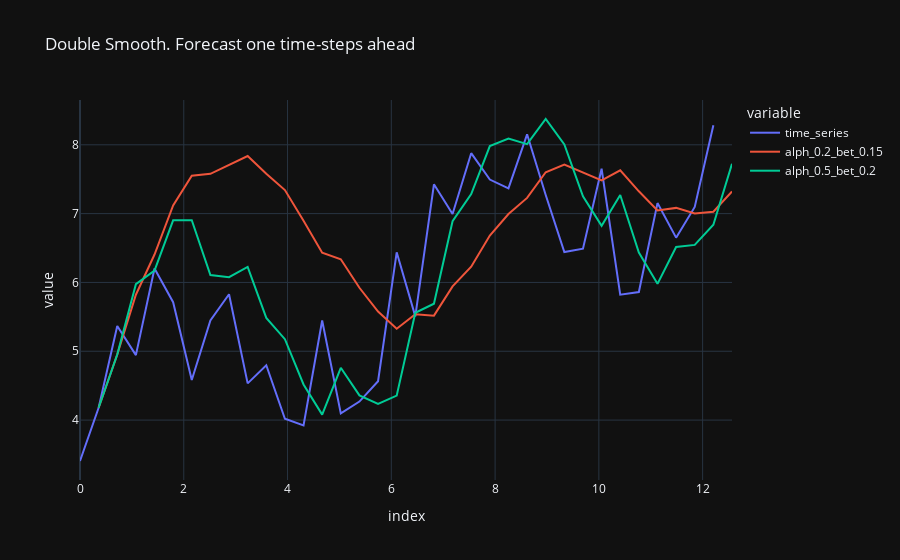

Write notebook code for a chart like this one.
### Code cell
interval, d = random_time_series(num_points=35,)
alpha1, alpha2 = 0.2, 0.5
beta1, beta2 = 0.15, 0.2
time_series = np.append(d, [np.nan for _ in range(m)])

double1 = __double(
    ts=d,
    alpha=alpha1,
    beta=beta1,
    m=1,
)

double2 = __double(
    ts=d,
    beta=beta2,
    alpha=alpha2,
    m=1,
)

df = pd.DataFrame(
    {
        'time_series': time_series,
        f'alph_{alpha1}_bet_{beta1}': double1,
        f'alph_{alpha2}_bet_{beta2}': double2,
    },
    index=interval,
)
df.index = interval

fig = df.plot(
    backend='plotly',
    title=f'Double Smooth. Forecast one time-steps ahead',
)

fig.update_layout(template="plotly_dark",)

### Figure 1 — Plotly figure (JSON) as saved in the notebook; plotly's stock layout.template omitted (floating-point values rounded to 4 significant figures)
{"data": [{"hovertemplate": "variable=time_series<br>index=%{x}<br>value=%{y}<extra></extra>", "legendgroup": "time_series", "line": {"color": "#636efa", "dash": "solid"}, "marker": {"symbol": "circle"}, "mode": "lines", "name": "time_series", "orientation": "v", "showlegend": true, "type": "scatter", "x": [0, 0.359, 0.7181, 1.077, 1.436, 1.795, 2.154, 2.513, 2.872, 3.231, 3.59, 3.949, 4.308, 4.668, 5.027, 5.386, 5.745, 6.104, 6.463, 6.822, 7.181, 7.54, 7.899, 8.258, 8.617, 8.976, 9.335, 9.694, 10.05, 10.41, 10.77, 11.13, 11.49, 11.85, 12.21, 12.57], "xaxis": "x", "y": [3.405, 4.179, 5.367, 4.944, 6.203, 5.714, 4.583, 5.449, 5.829, 4.534, 4.796, 4.019, 3.921, 5.447, 4.098, 4.269, 4.565, 6.438, 5.507, 7.426, 6.994, 7.878, 7.495, 7.367, 8.152, 7.27, 6.441, 6.49, 7.652, 5.821, 5.861, 7.153, 6.651, 7.097, 8.283, null], "yaxis": "y"}, {"hovertemplate": "variable=alph_0.2_bet_0.15<br>index=%{x}<br>value=%{y}<extra></extra>", "legendgroup": "alph_0.2_bet_0.15", "line": {"color": "#EF553B", "dash": "solid"}, "marker": {"symbol": "circle"}, "mode": "lines", "name": "alph_0.2_bet_0.15", "orientation": "v", "showlegend": true, "type": "scatter", "x": [0, 0.359, 0.7181, 1.077, 1.436, 1.795, 2.154, 2.513, 2.872, 3.231, 3.59, 3.949, 4.308, 4.668, 5.027, 5.386, 5.745, 6.104, 6.463, 6.822, 7.181, 7.54, 7.899, 8.258, 8.617, 8.976, 9.335, 9.694, 10.05, 10.41, 10.77, 11.13, 11.49, 11.85, 12.21, 12.57], "xaxis": "x", "y": [null, 4.179, 4.953, 5.822, 6.406, 7.119, 7.549, 7.579, 7.711, 7.837, 7.579, 7.342, 6.898, 6.433, 6.337, 5.923, 5.576, 5.328, 5.537, 5.517, 5.942, 6.228, 6.682, 6.994, 7.229, 7.601, 7.713, 7.598, 7.483, 7.628, 7.324, 7.045, 7.083, 7.001, 7.027, 7.322], "yaxis": "y"}, {"hovertemplate": "variable=alph_0.5_bet_0.2<br>index=%{x}<br>value=%{y}<extra></extra>", "legendgroup": "alph_0.5_bet_0.2", "line": {"color": "#00cc96", "dash": "solid"}, "marker": {"symbol": "circle"}, "mode": "lines", "name": "alph_0.5_bet_0.2", "orientation": "v", "showlegend": true, "type": "scatter", "x": [0, 0.359, 0.7181, 1.077, 1.436, 1.795, 2.154, 2.513, 2.872, 3.231, 3.59, 3.949, 4.308, 4.668, 5.027, 5.386, 5.745, 6.104, 6.463, 6.822, 7.181, 7.54, 7.899, 8.258, 8.617, 8.976, 9.335, 9.694, 10.05, 10.41, 10.77, 11.13, 11.49, 11.85, 12.21, 12.57], "xaxis": "x", "y": [null, 4.179, 4.953, 5.975, 6.171, 6.902, 6.904, 6.108, 6.077, 6.226, 5.484, 5.176, 4.517, 4.079, 4.76, 4.36, 4.236, 4.355, 5.559, 5.691, 6.889, 7.283, 7.982, 8.09, 8.009, 8.375, 8.006, 7.251, 6.822, 7.271, 6.436, 5.98, 6.516, 6.546, 6.839, 7.724], "yaxis": "y"}], "layout": {"autosize": true, "legend": {"title": {"text": "variable"}, "tracegroupgap": 0}, "title": {"text": "Double Smooth. Forecast one time-steps ahead"}, "xaxis": {"anchor": "y", "autorange": true, "domain": [0, 1], "range": [0, 12.57], "title": {"text": "index"}, "type": "linear"}, "yaxis": {"anchor": "x", "autorange": true, "domain": [0, 1], "range": [3.129, 8.651], "title": {"text": "value"}, "type": "linear"}}}
